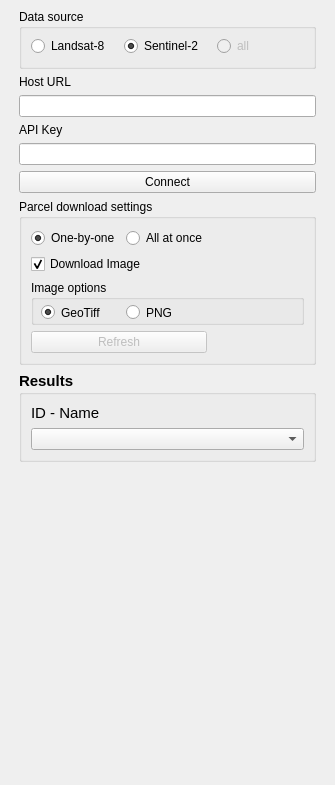
<?xml version="1.0" encoding="UTF-8"?>
<ui version="4.0">
 <class>AgknowDockWidgetBase</class>
 <widget class="QDockWidget" name="AgknowDockWidgetBase">
  <property name="geometry">
   <rect>
    <x>0</x>
    <y>0</y>
    <width>335</width>
    <height>785</height>
   </rect>
  </property>
  <property name="windowTitle">
   <string>agknow for QGIS</string>
  </property>
  <widget class="QWidget" name="dockWidgetContents">
   <layout class="QGridLayout" name="gridLayout">
    <item row="2" column="3">
     <widget class="QLineEdit" name="tbHostURL">
      <property name="text">
       <string/>
      </property>
     </widget>
    </item>
    <item row="5" column="0">
     <spacer name="horizontalSpacer">
      <property name="orientation">
       <enum>Qt::Horizontal</enum>
      </property>
      <property name="sizeType">
       <enum>QSizePolicy::Fixed</enum>
      </property>
      <property name="sizeHint" stdset="0">
       <size>
        <width>10</width>
        <height>10</height>
       </size>
      </property>
     </spacer>
    </item>
    <item row="4" column="3">
     <widget class="QLineEdit" name="tbAPIKey">
      <property name="text">
       <string/>
      </property>
      <property name="echoMode">
       <enum>QLineEdit::Password</enum>
      </property>
     </widget>
    </item>
    <item row="5" column="4">
     <spacer name="horizontalSpacer_2">
      <property name="orientation">
       <enum>Qt::Horizontal</enum>
      </property>
      <property name="sizeType">
       <enum>QSizePolicy::Fixed</enum>
      </property>
      <property name="sizeHint" stdset="0">
       <size>
        <width>10</width>
        <height>10</height>
       </size>
      </property>
     </spacer>
    </item>
    <item row="11" column="3">
     <widget class="QLabel" name="label">
      <property name="text">
       <string>&lt;html&gt;&lt;head/&gt;&lt;body&gt;&lt;p style=&quot;margin-left: 10px&quot;&gt;&lt;img src=&quot;:/plugins/Agknow/geocledian_logo_sm.png&quot; /&gt;&lt;/p&gt;&lt;/body&gt;&lt;/html&gt;</string>
      </property>
      <property name="textFormat">
       <enum>Qt::RichText</enum>
      </property>
      <property name="alignment">
       <set>Qt::AlignRight|Qt::AlignTrailing|Qt::AlignVCenter</set>
      </property>
     </widget>
    </item>
    <item row="9" column="3">
     <widget class="QGroupBox" name="grBoxResults">
      <property name="font">
       <font>
        <pointsize>11</pointsize>
        <weight>75</weight>
        <bold>true</bold>
       </font>
      </property>
      <property name="title">
       <string>Results</string>
      </property>
      <layout class="QGridLayout" name="gridLayout_5">
       <item row="0" column="0">
        <widget class="QLabel" name="label_14">
         <property name="font">
          <font>
           <pointsize>11</pointsize>
           <weight>50</weight>
           <bold>false</bold>
          </font>
         </property>
         <property name="text">
          <string>ID - Name</string>
         </property>
        </widget>
       </item>
       <item row="1" column="0">
        <widget class="QComboBox" name="cbResultsIDName">
         <property name="font">
          <font>
           <pointsize>9</pointsize>
          </font>
         </property>
        </widget>
       </item>
      </layout>
      <zorder>cbResultsIDName</zorder>
      <zorder>label_14</zorder>
     </widget>
    </item>
    <item row="5" column="3">
     <widget class="QPushButton" name="btnConnect">
      <property name="text">
       <string>Connect</string>
      </property>
     </widget>
    </item>
    <item row="10" column="3">
     <spacer name="verticalSpacer_2">
      <property name="orientation">
       <enum>Qt::Vertical</enum>
      </property>
      <property name="sizeType">
       <enum>QSizePolicy::Fixed</enum>
      </property>
      <property name="sizeHint" stdset="0">
       <size>
        <width>20</width>
        <height>10</height>
       </size>
      </property>
     </spacer>
    </item>
    <item row="1" column="3">
     <widget class="QLabel" name="label_17">
      <property name="text">
       <string>Host URL</string>
      </property>
     </widget>
    </item>
    <item row="3" column="3">
     <widget class="QLabel" name="label_18">
      <property name="text">
       <string>API Key</string>
      </property>
     </widget>
    </item>
    <item row="0" column="3">
     <widget class="QGroupBox" name="grBoxDataSource">
      <property name="maximumSize">
       <size>
        <width>16777215</width>
        <height>60</height>
       </size>
      </property>
      <property name="title">
       <string>Data source</string>
      </property>
      <property name="flat">
       <bool>false</bool>
      </property>
      <property name="checkable">
       <bool>false</bool>
      </property>
      <layout class="QGridLayout" name="gridLayout_3">
       <property name="bottomMargin">
        <number>6</number>
       </property>
       <property name="spacing">
        <number>6</number>
       </property>
       <item row="0" column="0">
        <layout class="QHBoxLayout" name="horizontalLayout_2">
         <property name="spacing">
          <number>6</number>
         </property>
         <property name="bottomMargin">
          <number>6</number>
         </property>
         <item>
          <widget class="QRadioButton" name="rdBtnDataSourceLandsat">
           <property name="maximumSize">
            <size>
             <width>120</width>
             <height>16777215</height>
            </size>
           </property>
           <property name="text">
            <string>Landsat-8</string>
           </property>
          </widget>
         </item>
         <item>
          <widget class="QRadioButton" name="rdBtnDataSourceSentinel">
           <property name="maximumSize">
            <size>
             <width>120</width>
             <height>16777215</height>
            </size>
           </property>
           <property name="text">
            <string>Sentinel-2</string>
           </property>
           <property name="iconSize">
            <size>
             <width>16</width>
             <height>16</height>
            </size>
           </property>
           <property name="checked">
            <bool>true</bool>
           </property>
          </widget>
         </item>
         <item>
          <widget class="QRadioButton" name="rdBtnDataSourceAll">
           <property name="enabled">
            <bool>false</bool>
           </property>
           <property name="text">
            <string>all</string>
           </property>
           <property name="checkable">
            <bool>true</bool>
           </property>
           <property name="checked">
            <bool>false</bool>
           </property>
          </widget>
         </item>
        </layout>
       </item>
      </layout>
     </widget>
    </item>
    <item row="6" column="3">
     <widget class="QGroupBox" name="grBoxParcelDownloadSettings">
      <property name="enabled">
       <bool>true</bool>
      </property>
      <property name="maximumSize">
       <size>
        <width>16777215</width>
        <height>200</height>
       </size>
      </property>
      <property name="title">
       <string>Parcel download settings</string>
      </property>
      <layout class="QGridLayout" name="gridLayout_2">
       <item row="4" column="0">
        <widget class="QCheckBox" name="chkBoxDownloadImg">
         <property name="text">
          <string>Download Image</string>
         </property>
         <property name="checked">
          <bool>true</bool>
         </property>
        </widget>
       </item>
       <item row="6" column="0" colspan="2">
        <widget class="QGroupBox" name="grBoxImgFormat">
         <property name="sizePolicy">
          <sizepolicy hsizetype="Preferred" vsizetype="Fixed">
           <horstretch>0</horstretch>
           <verstretch>0</verstretch>
          </sizepolicy>
         </property>
         <property name="minimumSize">
          <size>
           <width>0</width>
           <height>45</height>
          </size>
         </property>
         <property name="title">
          <string>Image options</string>
         </property>
         <widget class="QSplitter" name="splitter">
          <property name="geometry">
           <rect>
            <x>10</x>
            <y>20</y>
            <width>164</width>
            <height>22</height>
           </rect>
          </property>
          <property name="orientation">
           <enum>Qt::Horizontal</enum>
          </property>
          <widget class="QWidget" name="layoutWidget">
           <layout class="QHBoxLayout" name="horizontalLayout">
            <property name="spacing">
             <number>6</number>
            </property>
            <property name="sizeConstraint">
             <enum>QLayout::SetDefaultConstraint</enum>
            </property>
            <property name="leftMargin">
             <number>0</number>
            </property>
            <property name="topMargin">
             <number>0</number>
            </property>
            <property name="bottomMargin">
             <number>0</number>
            </property>
            <item>
             <widget class="QRadioButton" name="rdBtnImgOptTiff">
              <property name="sizePolicy">
               <sizepolicy hsizetype="Minimum" vsizetype="Fixed">
                <horstretch>0</horstretch>
                <verstretch>0</verstretch>
               </sizepolicy>
              </property>
              <property name="minimumSize">
               <size>
                <width>0</width>
                <height>25</height>
               </size>
              </property>
              <property name="text">
               <string>GeoTiff</string>
              </property>
              <property name="checked">
               <bool>true</bool>
              </property>
             </widget>
            </item>
            <item>
             <widget class="QRadioButton" name="rdBtnImgOptPNG">
              <property name="sizePolicy">
               <sizepolicy hsizetype="Minimum" vsizetype="Fixed">
                <horstretch>0</horstretch>
                <verstretch>0</verstretch>
               </sizepolicy>
              </property>
              <property name="minimumSize">
               <size>
                <width>0</width>
                <height>25</height>
               </size>
              </property>
              <property name="text">
               <string>PNG</string>
              </property>
              <property name="checked">
               <bool>false</bool>
              </property>
             </widget>
            </item>
           </layout>
          </widget>
         </widget>
        </widget>
       </item>
       <item row="7" column="0">
        <widget class="QPushButton" name="btnRefresh">
         <property name="enabled">
          <bool>false</bool>
         </property>
         <property name="text">
          <string>Refresh</string>
         </property>
         <property name="checkable">
          <bool>false</bool>
         </property>
        </widget>
       </item>
       <item row="0" column="0">
        <layout class="QHBoxLayout" name="horizontalLayout_4">
         <item>
          <widget class="QRadioButton" name="rdBtnParcelDownloadOne">
           <property name="text">
            <string>One-by-one</string>
           </property>
           <property name="checked">
            <bool>true</bool>
           </property>
           <attribute name="buttonGroup">
            <string notr="true">buttonGroup</string>
           </attribute>
          </widget>
         </item>
         <item>
          <widget class="QRadioButton" name="rdBtnParcelDownloadAll">
           <property name="text">
            <string>All at once</string>
           </property>
           <attribute name="buttonGroup">
            <string notr="true">buttonGroup</string>
           </attribute>
          </widget>
         </item>
        </layout>
       </item>
      </layout>
     </widget>
    </item>
    <item row="12" column="3">
     <spacer name="verticalSpacer">
      <property name="orientation">
       <enum>Qt::Vertical</enum>
      </property>
      <property name="sizeHint" stdset="0">
       <size>
        <width>20</width>
        <height>40</height>
       </size>
      </property>
     </spacer>
    </item>
   </layout>
  </widget>
 </widget>
 <resources/>
 <connections/>
 <buttongroups>
  <buttongroup name="buttonGroup"/>
 </buttongroups>
</ui>
